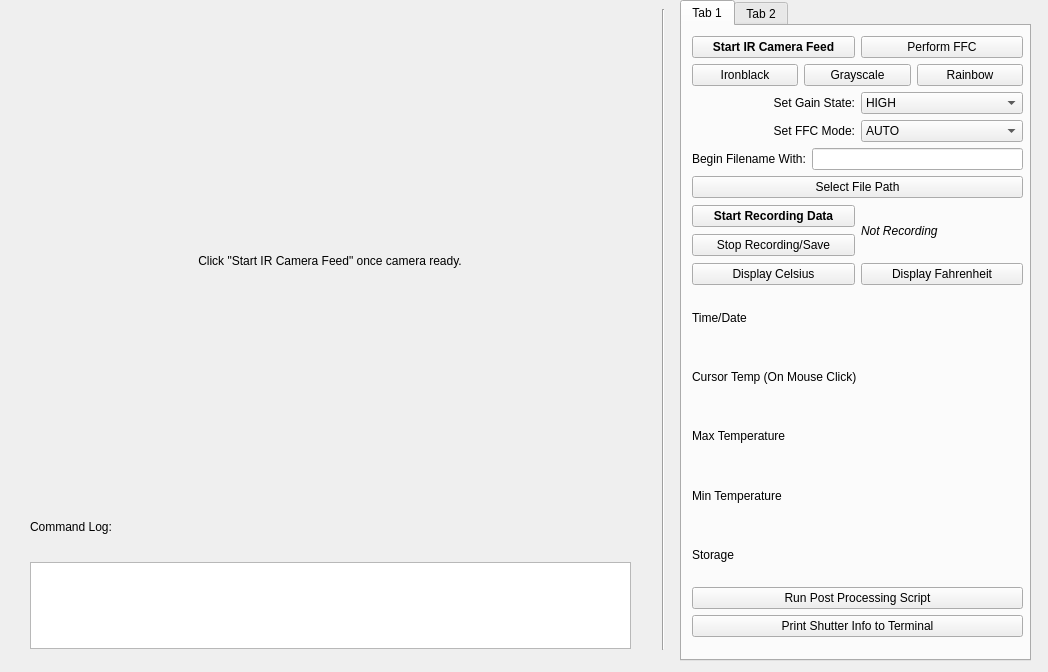
<?xml version="1.0" encoding="UTF-8"?>
<ui version="4.0">
 <class>MainWindow</class>
 <widget class="QMainWindow" name="MainWindow">
  <property name="geometry">
   <rect>
    <x>0</x>
    <y>0</y>
    <width>1048</width>
    <height>672</height>
   </rect>
  </property>
  <property name="windowTitle">
   <string>Record IR</string>
  </property>
  <widget class="QWidget" name="centralwidget">
   <widget class="QLabel" name="displayFrame">
    <property name="geometry">
     <rect>
      <x>10</x>
      <y>10</y>
      <width>640</width>
      <height>501</height>
     </rect>
    </property>
    <property name="sizePolicy">
     <sizepolicy hsizetype="Fixed" vsizetype="Fixed">
      <horstretch>0</horstretch>
      <verstretch>0</verstretch>
     </sizepolicy>
    </property>
    <property name="minimumSize">
     <size>
      <width>640</width>
      <height>480</height>
     </size>
    </property>
    <property name="text">
     <string>Click &quot;Start IR Camera Feed&quot; once camera ready.</string>
    </property>
    <property name="alignment">
     <set>Qt::AlignCenter</set>
    </property>
   </widget>
   <widget class="Line" name="line">
    <property name="geometry">
     <rect>
      <x>655</x>
      <y>9</y>
      <width>16</width>
      <height>641</height>
     </rect>
    </property>
    <property name="orientation">
     <enum>Qt::Vertical</enum>
    </property>
   </widget>
   <widget class="QTabWidget" name="tabWidget">
    <property name="geometry">
     <rect>
      <x>680</x>
      <y>0</y>
      <width>351</width>
      <height>661</height>
     </rect>
    </property>
    <property name="currentIndex">
     <number>0</number>
    </property>
    <widget class="QWidget" name="tab">
     <attribute name="title">
      <string>Tab 1</string>
     </attribute>
     <widget class="QWidget" name="">
      <property name="geometry">
       <rect>
        <x>10</x>
        <y>10</y>
        <width>331</width>
        <height>601</height>
       </rect>
      </property>
      <layout class="QVBoxLayout" name="verticalLayout">
       <item>
        <layout class="QHBoxLayout" name="horizontalLayout_5">
         <item>
          <widget class="QPushButton" name="startStreamBut">
           <property name="font">
            <font>
             <weight>75</weight>
             <bold>true</bold>
            </font>
           </property>
           <property name="text">
            <string>Start IR Camera Feed</string>
           </property>
          </widget>
         </item>
         <item>
          <widget class="QPushButton" name="ffcBut">
           <property name="enabled">
            <bool>true</bool>
           </property>
           <property name="text">
            <string>Perform FFC</string>
           </property>
          </widget>
         </item>
        </layout>
       </item>
       <item>
        <layout class="QHBoxLayout" name="horizontalLayout_9">
         <item>
          <widget class="QPushButton" name="cmIronBut">
           <property name="text">
            <string>Ironblack</string>
           </property>
          </widget>
         </item>
         <item>
          <widget class="QPushButton" name="cmGrayBut">
           <property name="text">
            <string>Grayscale</string>
           </property>
          </widget>
         </item>
         <item>
          <widget class="QPushButton" name="cmRainBut">
           <property name="text">
            <string>Rainbow</string>
           </property>
          </widget>
         </item>
        </layout>
       </item>
       <item>
        <layout class="QHBoxLayout" name="horizontalLayout_3">
         <item>
          <widget class="QLabel" name="label_2">
           <property name="text">
            <string>Set Gain State:</string>
           </property>
           <property name="alignment">
            <set>Qt::AlignRight|Qt::AlignTrailing|Qt::AlignVCenter</set>
           </property>
          </widget>
         </item>
         <item>
          <widget class="QComboBox" name="comboGain">
           <property name="enabled">
            <bool>true</bool>
           </property>
           <item>
            <property name="text">
             <string>HIGH</string>
            </property>
           </item>
           <item>
            <property name="text">
             <string>LOW</string>
            </property>
           </item>
           <item>
            <property name="text">
             <string>AUTO</string>
            </property>
           </item>
          </widget>
         </item>
        </layout>
       </item>
       <item>
        <layout class="QHBoxLayout" name="horizontalLayout_6">
         <item>
          <widget class="QLabel" name="label_4">
           <property name="text">
            <string>Set FFC Mode:</string>
           </property>
           <property name="alignment">
            <set>Qt::AlignRight|Qt::AlignTrailing|Qt::AlignVCenter</set>
           </property>
          </widget>
         </item>
         <item>
          <widget class="QComboBox" name="comboFFCmode">
           <property name="enabled">
            <bool>true</bool>
           </property>
           <item>
            <property name="text">
             <string>AUTO</string>
            </property>
           </item>
           <item>
            <property name="text">
             <string>MANUAL</string>
            </property>
           </item>
           <item>
            <property name="text">
             <string>EXTERNAL</string>
            </property>
           </item>
          </widget>
         </item>
        </layout>
       </item>
       <item>
        <layout class="QHBoxLayout" name="horizontalLayout_4">
         <item>
          <widget class="QLabel" name="label_3">
           <property name="text">
            <string>Begin Filename With:</string>
           </property>
          </widget>
         </item>
         <item>
          <widget class="QLineEdit" name="lineEdit">
           <property name="font">
            <font>
             <weight>75</weight>
             <bold>true</bold>
            </font>
           </property>
          </widget>
         </item>
        </layout>
       </item>
       <item>
        <widget class="QPushButton" name="filePathBut">
         <property name="text">
          <string>Select File Path</string>
         </property>
        </widget>
       </item>
       <item>
        <layout class="QHBoxLayout" name="horizontalLayout">
         <item>
          <layout class="QVBoxLayout" name="verticalLayout_2">
           <item>
            <widget class="QPushButton" name="startRec">
             <property name="font">
              <font>
               <weight>75</weight>
               <bold>true</bold>
              </font>
             </property>
             <property name="text">
              <string>Start Recording Data</string>
             </property>
            </widget>
           </item>
           <item>
            <widget class="QPushButton" name="stopRec">
             <property name="text">
              <string>Stop Recording/Save</string>
             </property>
            </widget>
           </item>
          </layout>
         </item>
         <item>
          <widget class="QLabel" name="recLabel">
           <property name="font">
            <font>
             <italic>true</italic>
            </font>
           </property>
           <property name="text">
            <string>Not Recording</string>
           </property>
          </widget>
         </item>
        </layout>
       </item>
       <item>
        <layout class="QHBoxLayout" name="horizontalLayout_2">
         <item>
          <widget class="QPushButton" name="displayC">
           <property name="text">
            <string>Display Celsius</string>
           </property>
          </widget>
         </item>
         <item>
          <widget class="QPushButton" name="displayF">
           <property name="text">
            <string>Display Fahrenheit</string>
           </property>
          </widget>
         </item>
        </layout>
       </item>
       <item>
        <widget class="QLabel" name="timeStatus">
         <property name="text">
          <string>Time/Date</string>
         </property>
        </widget>
       </item>
       <item>
        <widget class="QLabel" name="cursorTempLabel">
         <property name="text">
          <string>Cursor Temp (On Mouse Click)</string>
         </property>
        </widget>
       </item>
       <item>
        <widget class="QLabel" name="maxTempLabel">
         <property name="text">
          <string>Max Temperature</string>
         </property>
        </widget>
       </item>
       <item>
        <widget class="QLabel" name="minTempLabel">
         <property name="text">
          <string>Min Temperature</string>
         </property>
        </widget>
       </item>
       <item>
        <widget class="QLabel" name="storageLabel">
         <property name="text">
          <string>Storage</string>
         </property>
        </widget>
       </item>
       <item>
        <widget class="QPushButton" name="runPost">
         <property name="text">
          <string>Run Post Processing Script</string>
         </property>
        </widget>
       </item>
       <item>
        <widget class="QPushButton" name="printShutterBut">
         <property name="text">
          <string>Print Shutter Info to Terminal</string>
         </property>
        </widget>
       </item>
      </layout>
     </widget>
    </widget>
    <widget class="QWidget" name="tab_2">
     <attribute name="title">
      <string>Tab 2</string>
     </attribute>
     <widget class="QLabel" name="labelForLocation">
      <property name="geometry">
       <rect>
        <x>10</x>
        <y>0</y>
        <width>175</width>
        <height>31</height>
       </rect>
      </property>
      <property name="sizePolicy">
       <sizepolicy hsizetype="Preferred" vsizetype="Preferred">
        <horstretch>0</horstretch>
        <verstretch>0</verstretch>
       </sizepolicy>
      </property>
      <property name="minimumSize">
       <size>
        <width>0</width>
        <height>0</height>
       </size>
      </property>
      <property name="maximumSize">
       <size>
        <width>175</width>
        <height>16777215</height>
       </size>
      </property>
      <property name="text">
       <string>File Save Location:</string>
      </property>
     </widget>
     <widget class="QLabel" name="filePathDisp">
      <property name="geometry">
       <rect>
        <x>10</x>
        <y>30</y>
        <width>251</width>
        <height>41</height>
       </rect>
      </property>
      <property name="text">
       <string>Please Specify Using the Select 
File Path Button to the Right</string>
      </property>
     </widget>
     <widget class="QPlainTextEdit" name="plainTextEdit">
      <property name="geometry">
       <rect>
        <x>10</x>
        <y>70</y>
        <width>256</width>
        <height>491</height>
       </rect>
      </property>
      <property name="plainText">
       <string>Notes/Comment Area</string>
      </property>
     </widget>
    </widget>
   </widget>
   <widget class="QWidget" name="gridLayoutWidget">
    <property name="geometry">
     <rect>
      <x>10</x>
      <y>520</y>
      <width>641</width>
      <height>151</height>
     </rect>
    </property>
    <layout class="QGridLayout" name="gridLayout">
     <item row="2" column="1">
      <widget class="QPlainTextEdit" name="history">
       <property name="sizePolicy">
        <sizepolicy hsizetype="Expanding" vsizetype="Maximum">
         <horstretch>0</horstretch>
         <verstretch>0</verstretch>
        </sizepolicy>
       </property>
       <property name="maximumSize">
        <size>
         <width>16777215</width>
         <height>87</height>
        </size>
       </property>
      </widget>
     </item>
     <item row="2" column="2">
      <spacer name="verticalSpacer">
       <property name="orientation">
        <enum>Qt::Vertical</enum>
       </property>
       <property name="sizeHint" stdset="0">
        <size>
         <width>20</width>
         <height>40</height>
        </size>
       </property>
      </spacer>
     </item>
     <item row="1" column="1">
      <widget class="QLabel" name="label">
       <property name="text">
        <string>Command Log:</string>
       </property>
      </widget>
     </item>
     <item row="2" column="0">
      <spacer name="verticalSpacer_2">
       <property name="orientation">
        <enum>Qt::Vertical</enum>
       </property>
       <property name="sizeHint" stdset="0">
        <size>
         <width>20</width>
         <height>40</height>
        </size>
       </property>
      </spacer>
     </item>
    </layout>
   </widget>
  </widget>
 </widget>
 <resources/>
 <connections/>
</ui>
